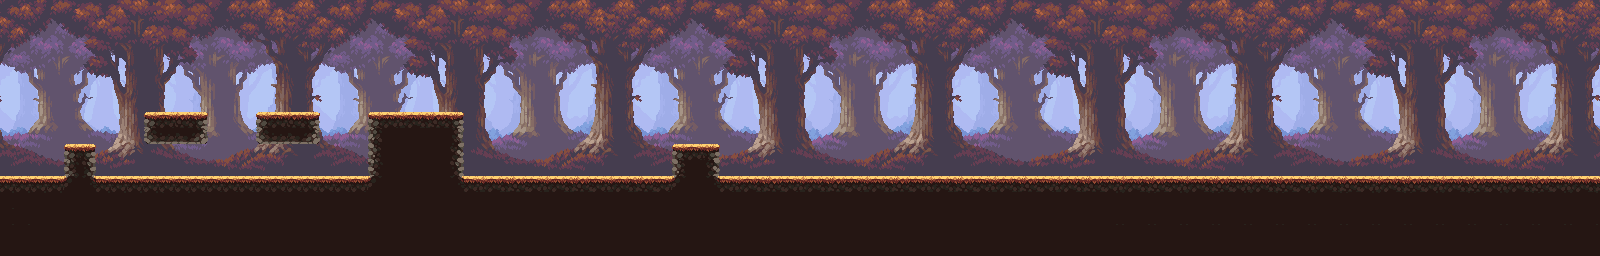

This is a level from a 2D game, rendered from its Tiled map with the project's own tilesets. A one-line summary and the map file follow, with tile-layer data summarised:
An orthogonal 100x16 tile map with 16x16 px tiles, 4 tile layers (bg1, bg2, bg3, Platform), 4 tilesets and 11 objects (8x platform, nextMapTrigger, spawnPoint, text).

<map version="1.10" tiledversion="1.11.0" orientation="orthogonal" renderorder="right-down" width="100" height="16" tilewidth="16" tileheight="16" infinite="0" nextlayerid="17" nextobjectid="27">
 <tileset firstgid="1" name="platforms" tilewidth="16" tileheight="16" tilecount="682" columns="31">
  <image source="tilesetsTutorial/oak_woods_tileset.png" width="504" height="360" />
 </tileset>
 <tileset firstgid="683" name="bg1" tilewidth="16" tileheight="16" tilecount="220" columns="20">
  <image source="backgroundsTutorial/background_layer_1.png" width="320" height="180" />
 </tileset>
 <tileset firstgid="903" name="bg2" tilewidth="16" tileheight="16" tilecount="220" columns="20">
  <image source="backgroundsTutorial/background_layer_2.png" width="320" height="180" />
 </tileset>
 <tileset firstgid="1123" name="bg3" tilewidth="16" tileheight="16" tilecount="220" columns="20">
  <image source="backgroundsTutorial/background_layer_3.png" width="320" height="180" />
 </tileset>
 <layer id="11" name="bg1" width="100" height="16">
  <data>[1600 cells, 1100 non-empty, 220 distinct tile ids]</data>
 </layer>
 <layer id="13" name="bg2" width="100" height="16">
  <data>[1600 cells, 1100 non-empty, 220 distinct tile ids]</data>
 </layer>
 <layer id="14" name="bg3" width="100" height="16">
  <data>[1600 cells, 1100 non-empty, 220 distinct tile ids]</data>
 </layer>
 <layer id="4" name="Platform" width="100" height="16">
  <data>[1600 cells, 550 non-empty, 24 distinct tile ids]</data>
 </layer>
 <objectgroup id="5" name="Platforms" class="platform">
  <object id="1" name="Platforms" type="platform" x="0.75" y="177" width="1603.33" height="79.5" />
  <object id="6" name="Platforms" type="platform" x="65.1193" y="144.813" width="29.8864" height="36.3239" />
  <object id="8" name="Platforms" type="platform" x="145" y="113" width="62" height="29.9091" />
  <object id="9" name="Platforms" type="platform" x="257.023" y="112.67" width="62.0909" height="30.5455" />
  <object id="10" name="Platforms" type="platform" x="368.955" y="113.075" width="93.75" height="67.664" />
  <object id="14" type="platform" x="672.938" y="144.814" width="45.9375" height="32.5606" />
  <object id="23" type="platform" x="-44" y="0" width="44.6667" height="258.667" />
  <object id="24" type="platform" x="1599.5" y="0" width="75" height="257" />
 </objectgroup>
 <objectgroup id="10" name="Transitions" class="nextMapTrigger">
  <properties>
   <property name="nextMap" value="tmx/level1.tmx" />
  </properties>
  <object id="16" type="nextMapTrigger" x="160.833" y="49.3333" width="33.5" height="59.5" />
 </objectgroup>
 <objectgroup id="16" name="SpawnPoint">
  <object id="26" type="spawnPoint" x="16" y="143.636" width="15.8182" height="25.0909" />
 </objectgroup>
 <objectgroup id="15" name="Texts">
  <object id="22" type="text" x="23.5" y="84.8333" width="123.667" height="19.6667">
   <text fontfamily="Segoe UI" pixelsize="15" wrap="1" halign="center">Press "W" to Jump</text>
  </object>
 </objectgroup>
</map>
